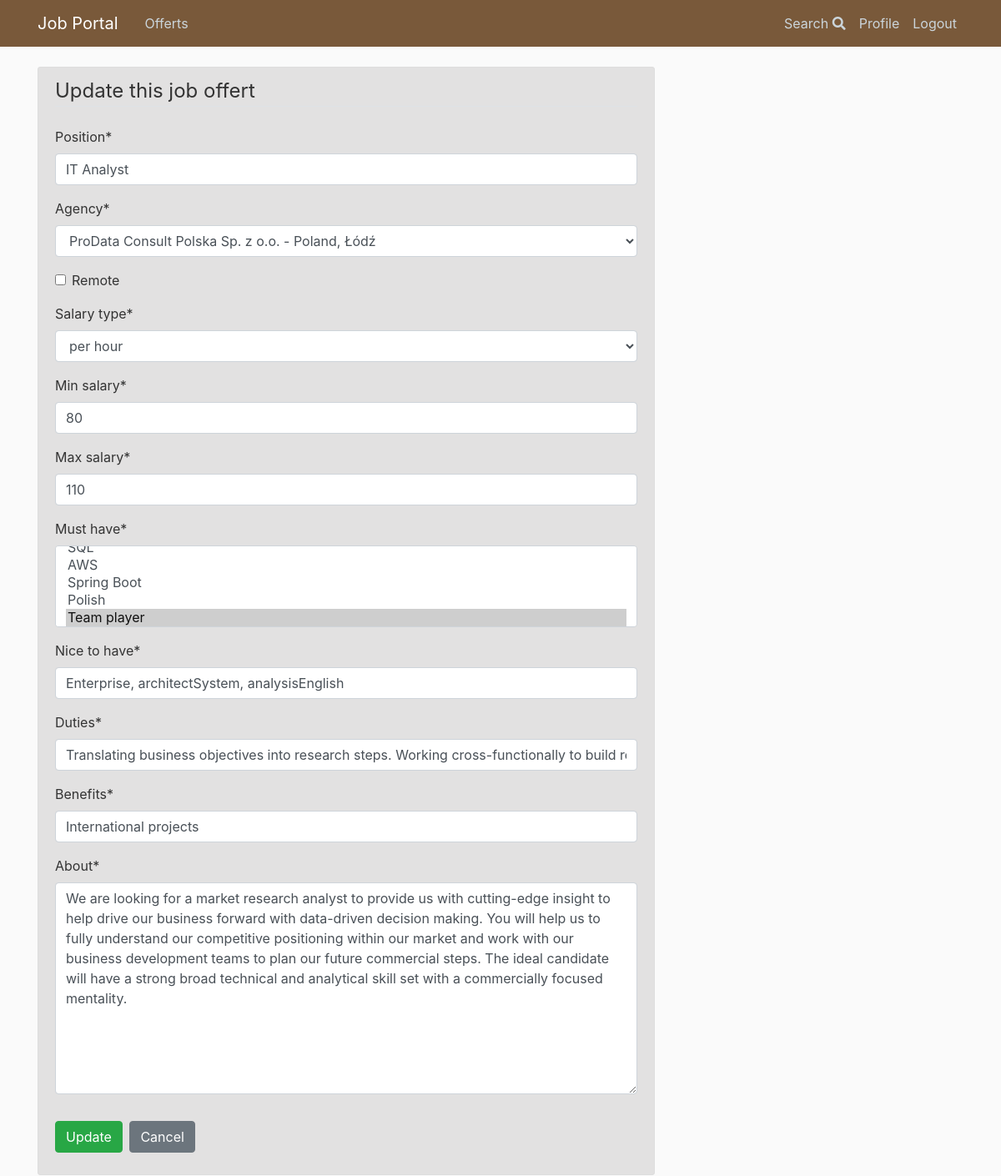
The page /manage/update/115/ (signed in) on the database as committed earlier.
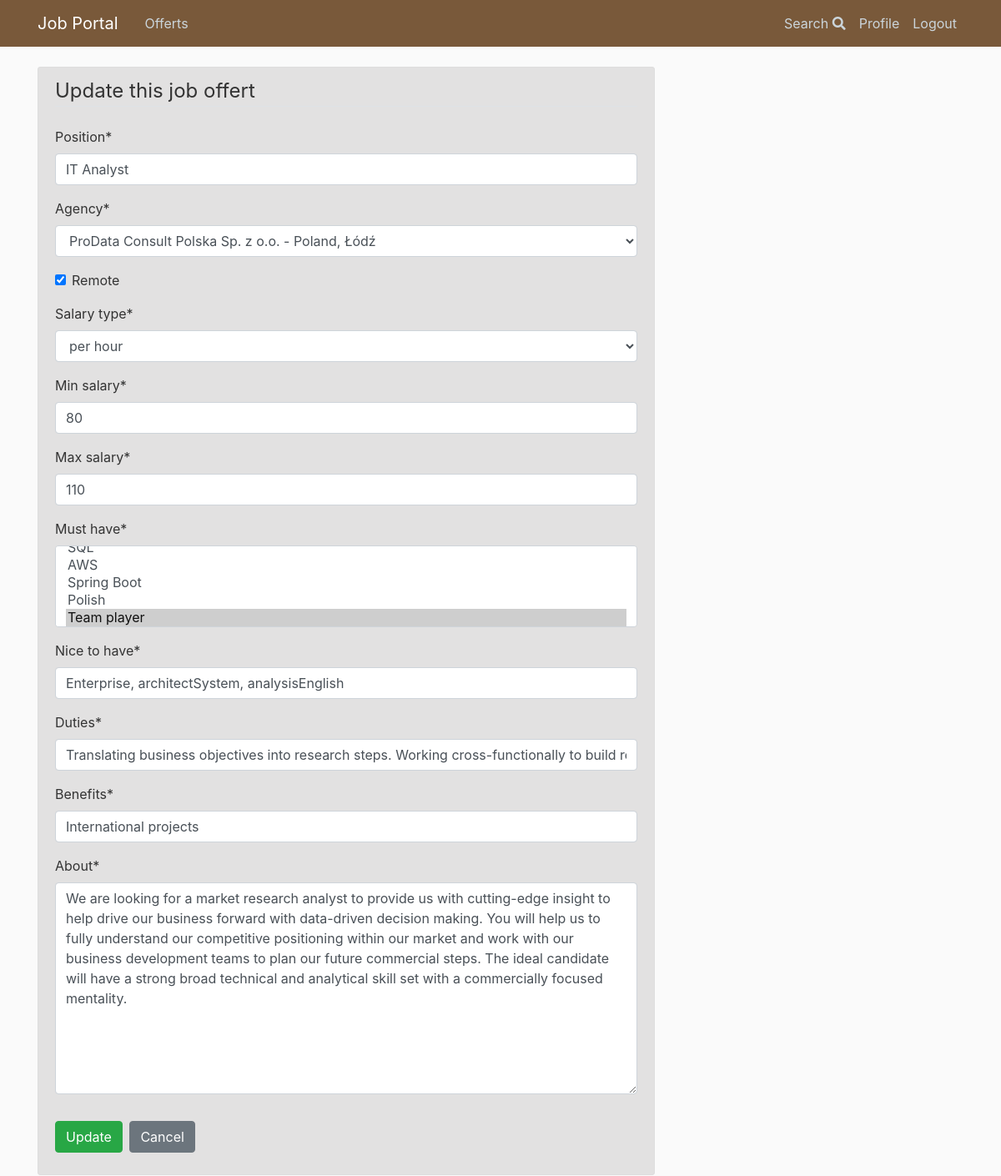
The same page on the database as committed later.
### offerts/models.py (models this page shows, shortened)
class Offert(models.Model):
    author = models.ForeignKey(User, on_delete=models.CASCADE)
    position = models.CharField(max_length = 100)
    agency = models.ForeignKey(Agency, on_delete=models.CASCADE)
    remote = models.BooleanField(default=False)
    sal_types = (
        ('H', 'per hour'),
        ('M', 'monthly'),
    )
    salary_type = models.CharField(
        max_length=1,
        choices=sal_types,
        default='M',
    )
    min_salary = models.PositiveIntegerField(default=0)
    max_salary = models.PositiveIntegerField(default=0)
    publication_date = models.DateTimeField(auto_now_add = True)
    expiration_date = models.DateField(null=True, default=None)
    must_have = models.ManyToManyField('Tag')
    nice_to_have = models.CharField(max_length = 1000)
    duties = models.CharField(max_length = 1000)
    benefits = models.CharField(max_length = 1000)
    about = models.TextField(null=True)
    '''def get_absolute_url(self):
        return reverse('offerts:application_form')'''

### manager/views.py (the view)
# urls.py: path('update/<int:pk>/', OffertUpdateView, name='manager-update'),
@login_required
def OffertUpdateView(request, **kwargs):
    my_offert = Offert.objects.get(id=kwargs['pk'])
    if request.method == 'POST':
        form = OffertUpdateForm(request.POST, instance=my_offert)
        if form.is_valid(request):
            form.save()
            return redirect('/manage/user/<request.user>/')
    else:
        form = OffertUpdateForm(instance=my_offert)
    context = { 'form' : form }
    return render(request, "manager/offert_update.html", context)

### manager/forms.py (shortened to what this page needs)
class OffertUpdateForm(forms.ModelForm):
     class Meta:
         model = Offert
         fields = [
            'position',
            'agency',
            'remote',
            'salary_type',
            'min_salary',
            'max_salary',
            'must_have',
            'nice_to_have',
            'duties',
            'benefits',
            'about'
        ]

### offerts/models.py (called while the page is built)
    def __str__(self):
        return self.company.name + " - " + self.country + ", " + self.location

    def __str__(self):
        return self.name

### manager/templates/manager/offert_update.html (shortened to what this page needs)
{% extends 'base.html' %}
{% load crispy_forms_tags %}
{% load static %}
{% block body %}
<div class="content-section col-md-8">
  <form method="POST" novalidate>
    <fieldset class="form-group">
      <legend class="border-bottom mb-4">Update this job offert</legend>
      {{ form|crispy }}
    </fieldset>
    <div class="form-group">
      <button class="btn btn-success" type="submit">Update</button>
      <a class="btn btn-secondary ml-1" href="{% url 'manager:manager-my' user.username %}">Cancel</a>
    </div>
  </form>
  {% endblock %}

Rows that differ between the two databases and show on the page:
changed Offert "IT Analyst": remote "☐" → "☑"
